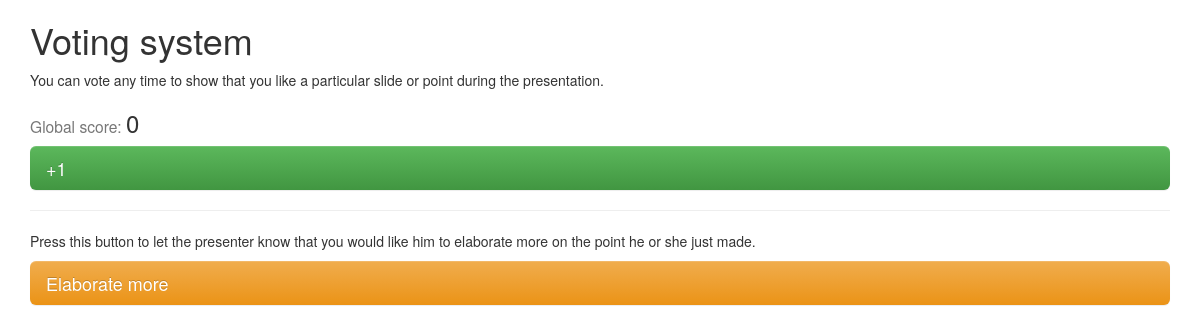
The app's page /votingapp/, older data.
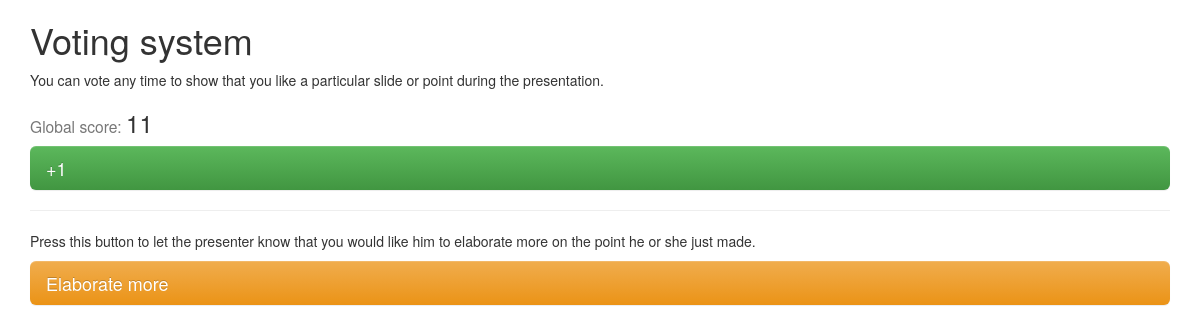
The same page, newer data.
### votingapp/models.py (models this page shows)
class Scoreboard(models.Model):
    currentVotes = models.IntegerField(default=0)
    flagCount = models.IntegerField(default=0)

### votingapp/views.py (the view)
def index(request):
    sb = Scoreboard.objects.get(pk=1)
    return render(request, 'votingapp/index.html', {'scoreBoard': sb})

### votingapp/templates/votingapp/index.html (shortened to what this page needs)
<!DOCTYPE html>
<html lang="en">
  <head>
    <link rel="stylesheet" href="//maxcdn.bootstrapcdn.com/bootstrap/3.2.0/css/bootstrap.min.css">
    <link rel="stylesheet" href="//maxcdn.bootstrapcdn.com/bootstrap/3.2.0/css/bootstrap-theme.min.css">
  </head>
  <body>
    <div class="bs-docs-featurette">
    <div class="container">
        <h1>Voting system</h1>
        <p>You can vote any time to show that you like a particular slide or point during the presentation.</p>
        <p><h3><small>Global score: </small>{{ scoreBoard.currentVotes }}</h3><a href="/votingapp/addVote", class="btn-lg btn-block btn-success">+1</a></p>
        <hr class="half-rule">
        <p>Press this button to let the presenter know that you would like him to elaborate more on the point he or she just made.</p>
        <a href="/votingapp/activateFlag", class="btn-lg btn-block btn-warning">Elaborate more</a>
    </div>
    </div>
  </body>
</html>

Row changes from the older to the newer data that the page shows:
changed Scoreboard: currentVotes "0" → "11"
